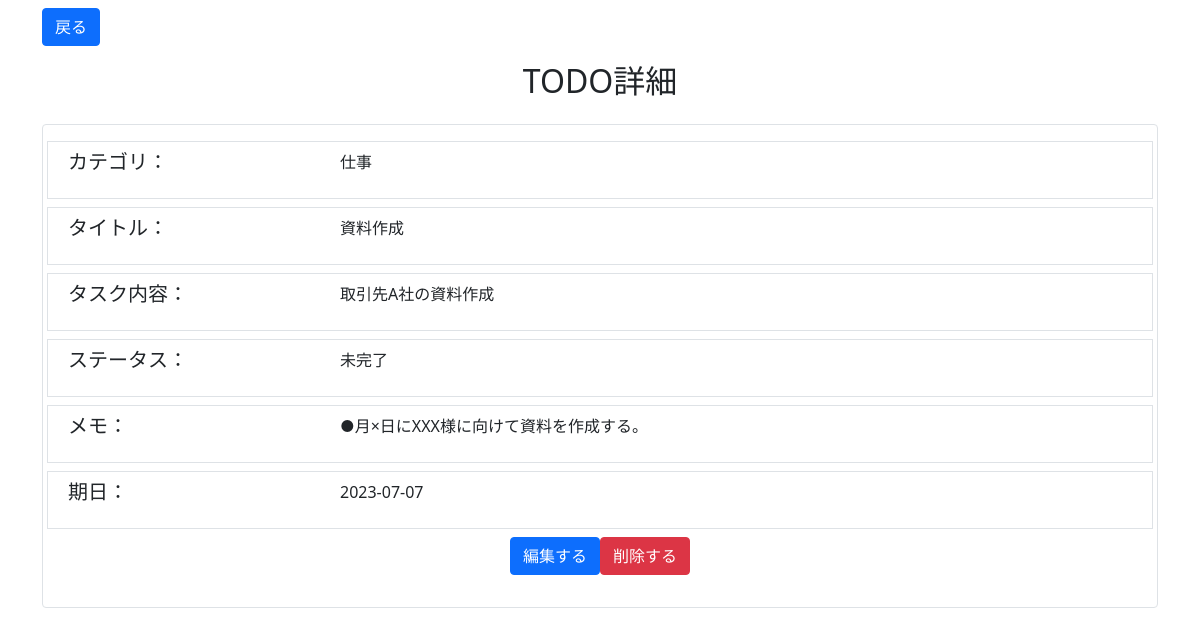
The app's page /todo_apps/detail/1 with its own data.
### models.py (models this page shows)
class TodoCategory(Base):
    __tablename__ = 'todo_category'
    id = Column(Integer, primary_key=True)
    category_name = Column(String, nullable=False)

class Todo(Base):
    __tablename__ = 'todo'
    id = Column(Integer, primary_key=True)
    title = Column(String, nullable=False)
    content = Column(String, nullable=False)
    memo = Column(Text)
    status = Column(Integer, default=0)
    due_date = Column(DateTime, nullable=False)
    category_id = Column(Integer, ForeignKey('todo_category.id'))
    user_id = Column(Integer, ForeignKey('user.id'))
    user = relationship("User", backref="todos")
    category = relationship("TodoCategory", backref="todos")

### views.py (the view)
@app.route("/todo_apps/detail/<int:t_id>")
def show_detail(t_id):
    todo = business_logic.get_todo(t_id)
    return render_template("detail.html", todo=todo)

### business_logic.py (called while the page is built)
def get_todo(t_id):
    todo = data_access.get_todo(t_id)
    todo_item = {
        "id": todo.id,
        "title": todo.title,
        "category_id": str(todo.category.id),
        "category": todo.category.category_name,
        "content": todo.content,
        "memo": todo.memo,
        "due_date": f"{todo.due_date:%Y-%m-%d}",
        "status": "未完了" if todo.status == consts.STATUS_INCOMPLETE else "完了"
    }
    return todo_item

### data_access.py (called while the page is built)
def get_session():
    db_path = os.path.join('sqlite:///', 'db', 'todo.db')
    engine = create_engine(db_path)
    Session = sessionmaker(bind=engine)
    session = Session()
    return session

def get_todo(t_id):
    session = get_session()
    return session.get(Todo, t_id)

### templates/detail.html (shortened to what this page needs)
<!DOCTYPE html>
<html>
<head>
  <link rel="stylesheet" href="https://stackpath.bootstrapcdn.com/bootstrap/5.0.0-alpha1/css/bootstrap.min.css">
</head>
<body>
  <div class="container mt-2">
    <a href="{{ url_for('top') }}" class="btn btn-primary mb-3">戻る</a>
    <h2 class="text-center">TODO詳細</h2>
    <div class="card mt-4 border">
      <div class="card-body">
        <div class="row border p-2 mb-2">
          <div class="col-sm-3"><h5>カテゴリ：</h5></div>
          <div class="col-sm-9"><p>{{ todo["category"] }}</p></div>
        </div>
        <div class="row border p-2 mb-2">
          <div class="col-sm-3"><h5>タイトル：</h5></div>
          <div class="col-sm-9"><p>{{ todo["title"] }}</p></div>
        </div>
        <div class="row border p-2 mb-2">
          <div class="col-sm-3"><h5>タスク内容：</h5></div>
          <div class="col-sm-9"><p>{{ todo["content"] }}</p></div>
        </div>
        <div class="row border p-2 mb-2">
          <div class="col-sm-3"><h5>ステータス：</h5></div>
          <div class="col-sm-9"><p>{{ todo["status"] }}</p></div>
        </div>
        <div class="row border p-2 mb-2">
          <div class="col-sm-3"><h5>メモ：</h5></div>
          <div class="col-sm-9">
            {% if todo["memo"] %}
            <p>{{ todo["memo"].replace("\r\n", "<br>") | safe }}</p>
            {% else %}
            <p></p>
            {% endif %}
          </div>
        </div>
        <div class="row border p-2 mb-2">
          <div class="col-sm-3"><h5>期日：</h5></div>
          <div class="col-sm-9"><p>{{ todo["due_date"] }}</p></div>
        </div>
        <div class="d-flex justify-content-center mt-2">
          <a href="{{ url_for('show_edit', t_id=todo['id']) }}" class="btn btn-primary mb-3 mr-2">編集する</a>
          <a href="{{ url_for('delete_todo', t_id=todo['id']) }}" class="btn btn-danger mb-3">削除する</a>
        </div>
      </div>
    </div>
  </div>
</body>
</html>

### records on screen
TodoCategory: category "仕事"
Todo: title "資料作成", content "取引先A社の資料作成", memo.replace "●月×日にXXX様に向けて資料を作成する。"

### other values on screen
{{ todo["status"] }} "未完了"
{{ todo["due_date"] }} "2023-07-07"
